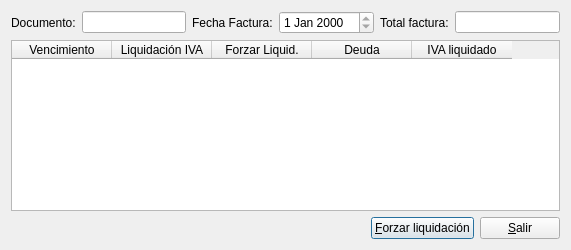
<?xml version="1.0" encoding="UTF-8"?>
<ui version="4.0">
 <class>desglose_iva_caja</class>
 <widget class="QDialog" name="desglose_iva_caja">
  <property name="geometry">
   <rect>
    <x>0</x>
    <y>0</y>
    <width>571</width>
    <height>250</height>
   </rect>
  </property>
  <property name="windowTitle">
   <string>Desglose de IVA</string>
  </property>
  <layout class="QVBoxLayout" name="verticalLayout">
   <item>
    <layout class="QHBoxLayout" name="horizontalLayout">
     <item>
      <widget class="QLabel" name="label">
       <property name="text">
        <string>Documento:</string>
       </property>
      </widget>
     </item>
     <item>
      <widget class="QLineEdit" name="doclineEdit">
       <property name="readOnly">
        <bool>true</bool>
       </property>
      </widget>
     </item>
     <item>
      <widget class="QLabel" name="label_2">
       <property name="text">
        <string>Fecha Factura:</string>
       </property>
      </widget>
     </item>
     <item>
      <widget class="QDateEdit" name="fechafacturadateEdit">
       <property name="readOnly">
        <bool>true</bool>
       </property>
      </widget>
     </item>
     <item>
      <widget class="QLabel" name="label_3">
       <property name="text">
        <string>Total factura:</string>
       </property>
      </widget>
     </item>
     <item>
      <widget class="QLineEdit" name="total_facturalineEdit">
       <property name="readOnly">
        <bool>true</bool>
       </property>
      </widget>
     </item>
    </layout>
   </item>
   <item>
    <widget class="QTableWidget" name="tableWidget">
     <column>
      <property name="text">
       <string>Vencimiento</string>
      </property>
     </column>
     <column>
      <property name="text">
       <string>Liquidación IVA</string>
      </property>
     </column>
     <column>
      <property name="text">
       <string>Forzar Liquid.</string>
      </property>
     </column>
     <column>
      <property name="text">
       <string>Deuda</string>
      </property>
     </column>
     <column>
      <property name="text">
       <string>IVA liquidado</string>
      </property>
     </column>
    </widget>
   </item>
   <item>
    <layout class="QHBoxLayout" name="horizontalLayout_2">
     <item>
      <spacer name="horizontalSpacer">
       <property name="orientation">
        <enum>Qt::Horizontal</enum>
       </property>
       <property name="sizeHint" stdset="0">
        <size>
         <width>40</width>
         <height>20</height>
        </size>
       </property>
      </spacer>
     </item>
     <item>
      <widget class="QPushButton" name="forzarpushButton">
       <property name="text">
        <string>&amp;Forzar liquidación</string>
       </property>
       <property name="icon">
        <iconset resource="keme.qrc">
         <normaloff>:/iconos/graf/cheq.png</normaloff>:/iconos/graf/cheq.png</iconset>
       </property>
      </widget>
     </item>
     <item>
      <widget class="QPushButton" name="salirpushButton">
       <property name="text">
        <string>&amp;Salir</string>
       </property>
       <property name="icon">
        <iconset resource="keme.qrc">
         <normaloff>:/iconos/graf/application-exit.png</normaloff>:/iconos/graf/application-exit.png</iconset>
       </property>
      </widget>
     </item>
    </layout>
   </item>
  </layout>
 </widget>
 <resources>
  <include location="keme.qrc"/>
 </resources>
 <connections>
  <connection>
   <sender>salirpushButton</sender>
   <signal>clicked()</signal>
   <receiver>desglose_iva_caja</receiver>
   <slot>accept()</slot>
   <hints>
    <hint type="sourcelabel">
     <x>424</x>
     <y>327</y>
    </hint>
    <hint type="destinationlabel">
     <x>479</x>
     <y>306</y>
    </hint>
   </hints>
  </connection>
 </connections>
</ui>
